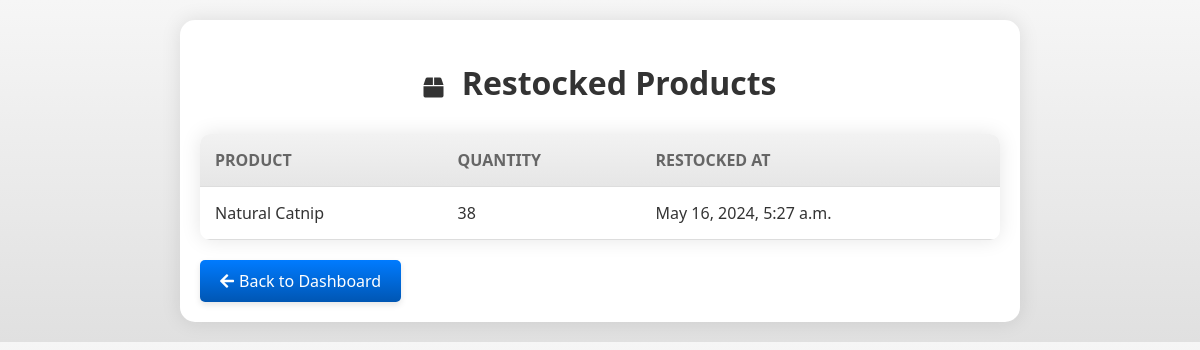
/restocked-products/, run on the app's committed database.
### pets/models.py (models this page shows, shortened)
class RestockedProduct(models.Model):
    product = models.ForeignKey(Product, on_delete=models.CASCADE)
    quantity = models.IntegerField()
    restocked_at = models.DateTimeField(auto_now_add=True)
    supplier = models.ForeignKey(Supplier, on_delete=models.CASCADE, null=True, blank=True)

class Product(models.Model):
    name = models.CharField(max_length=255, unique=True)
    description = models.TextField()
    price = models.DecimalField(max_digits=10, decimal_places=2)
    image = models.ImageField(upload_to='productimages/')
    is_active = models.BooleanField(default=True)
    quantity = models.IntegerField(default=0)
    reorderlevel = models.IntegerField(default=0)
    category = models.CharField(max_length=100, default='Uncategorized')
    is_ordered = models.BooleanField(default=False)  # New field to indicate if the product has been ordered
    def __str__(self):
        return self.name

### pets/views.py (the view)
# urls.py: path('restocked-products/', views.restocked_products, name='restocked_products'),
def restocked_products(request):
    restocked_products = RestockedProduct.objects.all()
    return render(request, 'restocked_products.html', {'restocked_products': restocked_products})

### pets/templates/restocked_products.html (shortened to what this page needs)
<!DOCTYPE html>
<html lang="en">
<head>
    <link rel="stylesheet" href="https://cdnjs.cloudflare.com/ajax/libs/font-awesome/5.15.4/css/all.min.css">
</head>
<body>
    <div class="container">
        <h1><i class="fas fa-box icon"></i> Restocked Products</h1>
        <table>
            <thead>
                <tr>
                    <th>Product</th>
                    <th>Quantity</th>
                    <th>Restocked At</th>
                </tr>
            </thead>
            <tbody>
                {% for restocked_product in restocked_products %}
                <tr>
                    <td>{{ restocked_product.product }}</td>
                    <td>{{ restocked_product.quantity }}</td>
                    <td>{{ restocked_product.restocked_at }}</td>
                </tr>
                {% endfor %}
            </tbody>
        </table>
        <a href="{% url 'supplier_dashboard' %}" class="btn"><i class="fas fa-arrow-left"></i> Back to Dashboard</a>
    </div>
</body>
</html>

### pets/templates/restocked_products.html (style rules this page uses)
body { font-family: 'Segoe UI', Tahoma, Geneva, Verdana, sans-serif; margin: 0; padding: 0; background: linear-gradient(to bottom, #f6f6f6, #e0e0e0); color: #333; overflow-x: hidden; }
.container { max-width: 800px; margin: 20px auto; padding: 20px; background: #fff; border-radius: 15px; box-shadow: 0 0 20px rgba(0, 0, 0, 0.1); }
table { width: 100%; border-collapse: collapse; margin-top: 20px; border-radius: 10px; overflow: hidden; box-shadow: 0 0 20px rgba(0, 0, 0, 0.1); animation: fadeIn 0.5s ease; }
th, td { padding: 15px; text-align: left; border-bottom: 1px solid #ddd; }
th { background: linear-gradient(to bottom, #f2f2f2, #e6e6e6); color: #666; font-weight: bold; text-transform: uppercase; }
.btn { background: linear-gradient(to bottom, #007bff, #0056b3); color: #fff; border: none; padding: 10px 20px; text-align: center; text-decoration: none; display: inline-block; font-size: 16px; border-radius: 5px; cursor: pointer; transition: background 0.3s ease; margin-top: 20px; display: inline-flex; align-items: center; box-shadow: 0 3px 6px rgba(0, 0, 0, 0.1); }
.btn i { margin-right: 5px; }
h1 { text-align: center; color: #333; margin-bottom: 30px; }
.icon { font-size: 20px; margin-right: 10px; }

### data on the page
RestockedProduct: product "Natural Catnip", quantity "38", restocked_at "May 16, 2024, 5:27 a.m."
